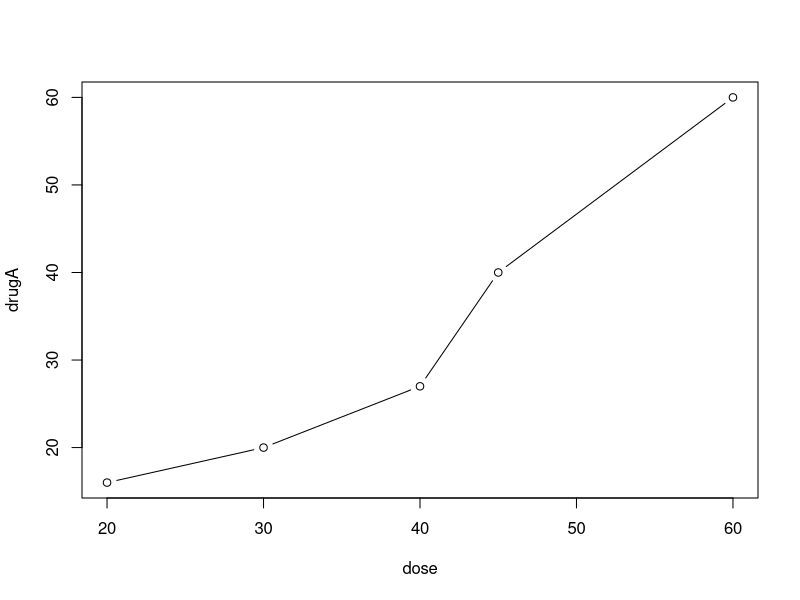
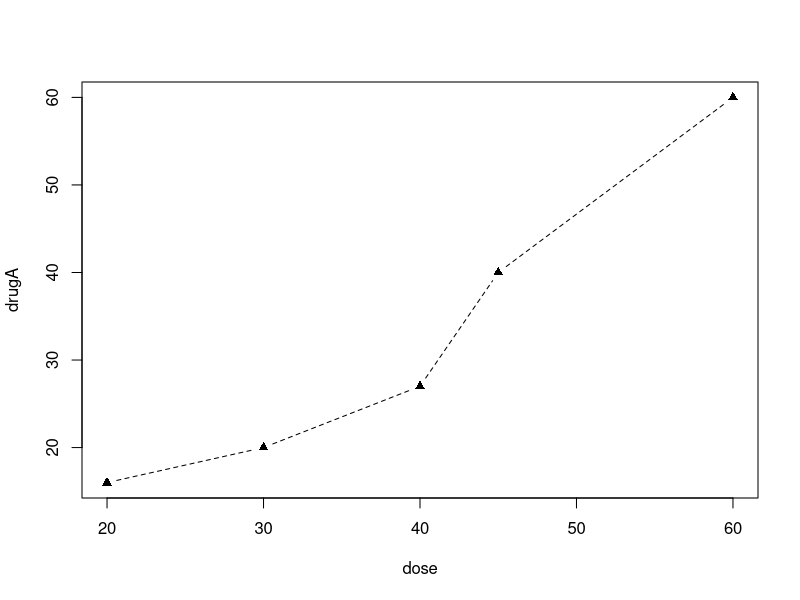

The R source for these figures, in order:
## ---- chunk 1
knitr::opts_chunk$set(echo = TRUE)
dose <- c(20, 30, 40, 45, 60)
drugA <- c(16, 20, 27, 40, 60)
drugB <- c(15, 18, 25, 31, 40)
## ---- chunk 2
library(knitr)
library(kableExtra)
library(magrittr)
data <- data.frame(
  dose = c(20, 30, 40, 45, 60),
  response_to_drugA = c(16, 20, 27, 40, 60),
  response_to_drugB = c(15, 18, 25, 31, 40)
)
kable(data, caption = "Patients' responses to five dose levels of two drugs") %>% 
  kable_styling(bootstrap_options = c("striped", "hover", "condensed", "bordered"), 
                full_width = FALSE) %>% 
    column_spec(1:3, width = "5cm", latex_column_spec = "c")
## ---- chunk 3
plot(dose, drugA, type = "b")
## ---- chunk 4
opar <- par(no.readonly = TRUE)
par(lty = 2, pch = 17) # Equal to par(lty = 2); par(pch = 17)
plot(dose, drugA, type = "b")
par(opar)
